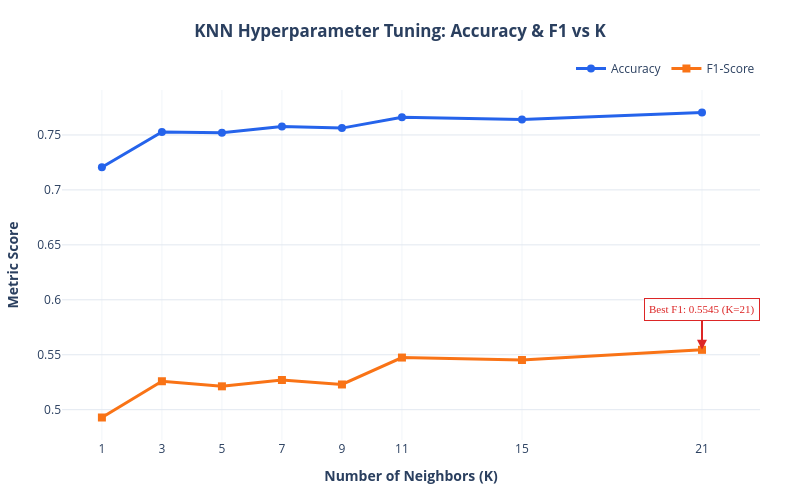

Notebook code cell kept with this figure:
### Markdown cell above
**Task 9 — K Selection Results**

| K | Accuracy | F1-score |
|:---:|:---:|:---:|
| 1 | 0.7207 | 0.4929 |
| 3 | 0.7527 | 0.5259 |
| 5 | 0.7520 | 0.5213 |
| 7 | 0.7576 | 0.5270 |
| 9 | 0.7562 | 0.5229 |
| 11 | 0.7662 | 0.5475 |
| 15 | 0.7640 | 0.5452 |
| 21 | 0.7704 | 0.5545 |

### Code cell
# Task 10 — plot accuracy/F1 vs K
# Task 10 — interactive plot of Accuracy and F1-Score vs K using Plotly
import plotly.graph_objects as go

fig = go.Figure()

# Accuracy Trace
fig.add_trace(
    go.Scatter(
        x=k_values,
        y=acc_knn,
        mode="lines+markers",
        name="Accuracy",
        line=dict(color="#2563eb", width=3),
        marker=dict(size=8, symbol="circle"),
        hovertemplate="<b>K</b>: %{x}<br><b>Accuracy</b>: %{y:.4f}<extra></extra>",
    )
)

# F1-Score Trace
fig.add_trace(
    go.Scatter(
        x=k_values,
        y=f1_knn,
        mode="lines+markers",
        name="F1-Score",
        line=dict(color="#f97316", width=3),
        marker=dict(size=8, symbol="square"),
        hovertemplate="<b>K</b>: %{x}<br><b>F1-Score</b>: %{y:.4f}<extra></extra>",
    )
)

# Highlight Best K by F1-Score
best_idx = f1_knn.index(max(f1_knn))
best_k = k_values[best_idx]
best_f1 = f1_knn[best_idx]

fig.add_annotation(
    x=best_k,
    y=best_f1,
    text=f"Best F1: {best_f1:.4f} (K={best_k})",
    showarrow=True,
    arrowhead=2,
    arrowsize=1,
    arrowwidth=2,
    arrowcolor="#dc2626",
    ax=0,
    ay=-40,
    font=dict(color="#dc2626", size=11, family="Arial Black"),
    bgcolor="rgba(255, 255, 255, 0.85)",
    bordercolor="#dc2626",
    borderwidth=1,
    borderpad=4,
)

# Layout styling
fig.update_layout(
    title={
        "text": "<b>KNN Hyperparameter Tuning: Accuracy & F1 vs K</b>",
        "y": 0.95,
        "x": 0.5,
        "xanchor": "center",
        "yanchor": "top",
    },
    xaxis=dict(
        title="<b>Number of Neighbors (K)</b>",
        tickmode="array",
        tickvals=k_values,
        gridcolor="#f1f5f9",
        zeroline=False,
    ),
    yaxis=dict(
        title="<b>Metric Score</b>",
        gridcolor="#e2e8f0",
        zeroline=False,
    ),
    template="plotly_white",
    hovermode="x unified",
    legend=dict(
        orientation="h",
        yanchor="bottom",
        y=1.02,
        xanchor="right",
        x=1,
    ),
    margin=dict(l=60, r=40, t=90, b=60),
    width=800,
    height=500,
)

fig.show()

### Figure 1 — Plotly figure (JSON) as saved in the notebook; plotly's stock layout.template omitted (floating-point values rounded to 4 significant figures)
{"data": [{"hovertemplate": "<b>K</b>: %{x}<br><b>Accuracy</b>: %{y:.4f}<extra></extra>", "line": {"color": "#2563eb", "width": 3}, "marker": {"size": 8, "symbol": "circle"}, "mode": "lines+markers", "name": "Accuracy", "type": "scatter", "x": [1, 3, 5, 7, 9, 11, 15, 21], "y": [0.7207, 0.7527, 0.752, 0.7576, 0.7562, 0.7662, 0.764, 0.7704]}, {"hovertemplate": "<b>K</b>: %{x}<br><b>F1-Score</b>: %{y:.4f}<extra></extra>", "line": {"color": "#f97316", "width": 3}, "marker": {"size": 8, "symbol": "square"}, "mode": "lines+markers", "name": "F1-Score", "type": "scatter", "x": [1, 3, 5, 7, 9, 11, 15, 21], "y": [0.4929, 0.5259, 0.5213, 0.527, 0.5229, 0.5475, 0.5452, 0.5545]}], "layout": {"annotations": [{"arrowcolor": "#dc2626", "arrowhead": 2, "arrowsize": 1, "arrowwidth": 2, "ax": 0, "ay": -40, "bgcolor": "rgba(255, 255, 255, 0.85)", "bordercolor": "#dc2626", "borderpad": 4, "borderwidth": 1, "font": {"color": "#dc2626", "family": "Arial Black", "size": 11}, "showarrow": true, "text": "Best F1: 0.5545 (K=21)", "x": 21, "y": 0.5545}], "height": 500, "hovermode": "x unified", "legend": {"orientation": "h", "x": 1, "xanchor": "right", "y": 1.02, "yanchor": "bottom"}, "margin": {"b": 60, "l": 60, "r": 40, "t": 90}, "title": {"text": "<b>KNN Hyperparameter Tuning: Accuracy & F1 vs K</b>", "x": 0.5, "xanchor": "center", "y": 0.95, "yanchor": "top"}, "width": 800, "xaxis": {"gridcolor": "#f1f5f9", "tickmode": "array", "tickvals": [1, 3, 5, 7, 9, 11, 15, 21], "title": {"text": "<b>Number of Neighbors (K)</b>"}, "zeroline": false}, "yaxis": {"gridcolor": "#e2e8f0", "title": {"text": "<b>Metric Score</b>"}, "zeroline": false}}}
